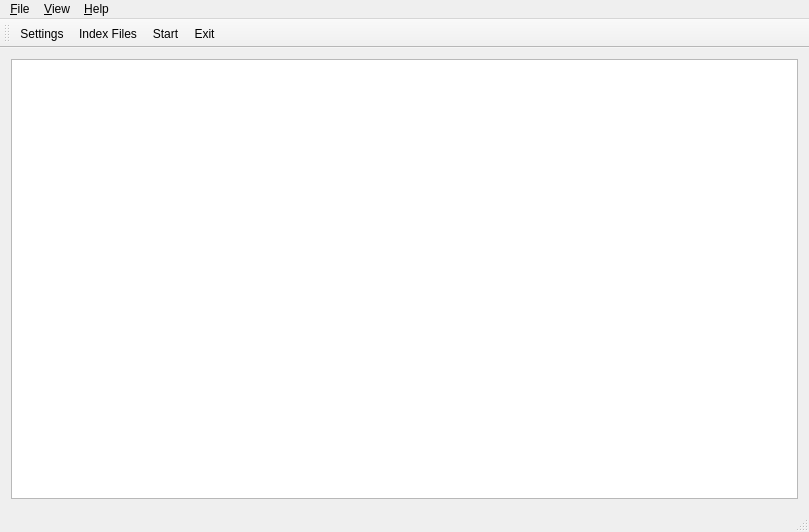
<?xml version="1.0" encoding="UTF-8"?>
<ui version="4.0">
 <class>MainWindow</class>
 <widget class="QMainWindow" name="MainWindow">
  <property name="geometry">
   <rect>
    <x>0</x>
    <y>0</y>
    <width>809</width>
    <height>532</height>
   </rect>
  </property>
  <property name="windowTitle">
   <string notr="true">SolXd</string>
  </property>
  <property name="windowIcon">
   <iconset resource="icons.qrc">
    <normaloff>:/icons/icons/solxd.png</normaloff>:/icons/icons/solxd.png</iconset>
  </property>
  <widget class="QWidget" name="centralWidget">
   <layout class="QVBoxLayout" name="verticalLayout">
    <item>
     <widget class="MyListWidget" name="listWidget">
      <property name="selectionMode">
       <enum>QAbstractItemView::ExtendedSelection</enum>
      </property>
     </widget>
    </item>
   </layout>
  </widget>
  <widget class="QToolBar" name="mainToolBar">
   <attribute name="toolBarArea">
    <enum>TopToolBarArea</enum>
   </attribute>
   <attribute name="toolBarBreak">
    <bool>false</bool>
   </attribute>
   <addaction name="actionSettings"/>
   <addaction name="actionIndex_Files"/>
   <addaction name="actionStart"/>
   <addaction name="action_Exit"/>
  </widget>
  <widget class="QStatusBar" name="statusBar"/>
  <widget class="QMenuBar" name="menuBar">
   <property name="geometry">
    <rect>
     <x>0</x>
     <y>0</y>
     <width>809</width>
     <height>26</height>
    </rect>
   </property>
   <widget class="QMenu" name="menuPreferences">
    <property name="title">
     <string>&amp;File</string>
    </property>
    <addaction name="action_Exit"/>
   </widget>
   <widget class="QMenu" name="menu_About">
    <property name="title">
     <string>&amp;Help</string>
    </property>
    <addaction name="actionSolXd_help"/>
    <addaction name="actionAbout_Qt"/>
    <addaction name="action_About"/>
   </widget>
   <widget class="QMenu" name="menu_View">
    <property name="title">
     <string>&amp;View</string>
    </property>
   </widget>
   <addaction name="menuPreferences"/>
   <addaction name="menu_View"/>
   <addaction name="menu_About"/>
  </widget>
  <action name="actionIndex_Files">
   <property name="icon">
    <iconset>
     <normaloff>icons/index.png</normaloff>
     <normalon>:/icons/icons/index.png</normalon>icons/index.png</iconset>
   </property>
   <property name="text">
    <string>Index Files</string>
   </property>
   <property name="shortcut">
    <string>Ctrl+I</string>
   </property>
  </action>
  <action name="actionSettings">
   <property name="icon">
    <iconset resource="icons.qrc">
     <normaloff>:/icons/icons/settings.png</normaloff>:/icons/icons/settings.png</iconset>
   </property>
   <property name="text">
    <string>Settings</string>
   </property>
   <property name="shortcut">
    <string>Ctrl+Shift+S</string>
   </property>
  </action>
  <action name="actionStart">
   <property name="icon">
    <iconset resource="icons.qrc">
     <normaloff>:/icons/icons/start.png</normaloff>:/icons/icons/start.png</iconset>
   </property>
   <property name="text">
    <string>Start</string>
   </property>
   <property name="toolTip">
    <string>&lt;html&gt;&lt;head/&gt;&lt;body&gt;&lt;p&gt;Start search within Database&lt;/p&gt;&lt;/body&gt;&lt;/html&gt;</string>
   </property>
   <property name="shortcut">
    <string>Ctrl+D</string>
   </property>
  </action>
  <action name="action_Exit">
   <property name="text">
    <string>&amp;Exit</string>
   </property>
   <property name="shortcut">
    <string>Ctrl+Q</string>
   </property>
  </action>
  <action name="actionSolXd_help">
   <property name="text">
    <string>SolXd Help</string>
   </property>
  </action>
  <action name="actionAbout_Qt">
   <property name="text">
    <string>About Qt</string>
   </property>
  </action>
  <action name="action_About">
   <property name="text">
    <string>&amp;About</string>
   </property>
  </action>
 </widget>
 <layoutdefault spacing="6" margin="11"/>
 <customwidgets>
  <customwidget>
   <class>MyListWidget</class>
   <extends>QListWidget</extends>
   <header>mylistwidget.h</header>
  </customwidget>
 </customwidgets>
 <resources>
  <include location="icons.qrc"/>
 </resources>
 <connections>
  <connection>
   <sender>action_Exit</sender>
   <signal>activated()</signal>
   <receiver>MainWindow</receiver>
   <slot>close()</slot>
   <hints>
    <hint type="sourcelabel">
     <x>-1</x>
     <y>-1</y>
    </hint>
    <hint type="destinationlabel">
     <x>404</x>
     <y>265</y>
    </hint>
   </hints>
  </connection>
 </connections>
 <slots>
  <slot>slot1()</slot>
 </slots>
</ui>
